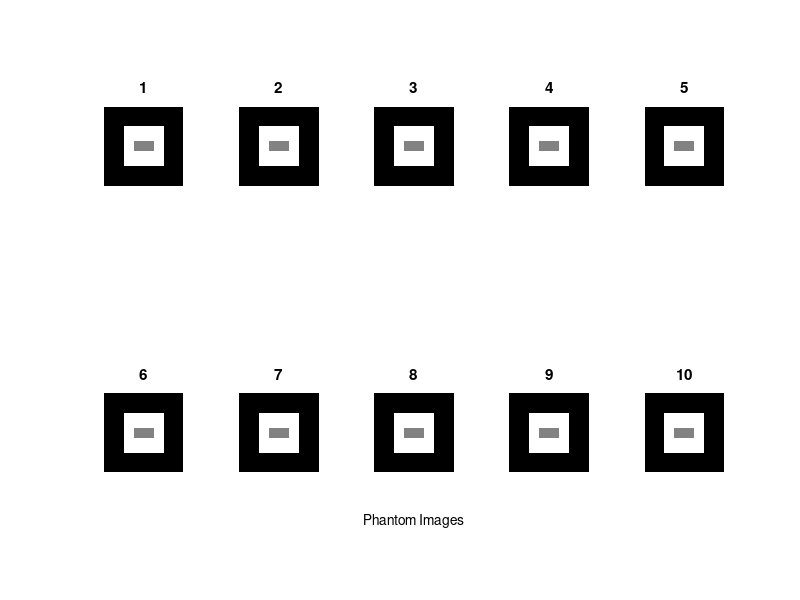

Reproduce this figure in MATLAB. (Note: this script raises an error after producing the figure.)
% L05_Exercise_03

% Wavelet transforms and reconstruction

warning off

% Wavelet settings
n = 4;          % Decomposition Level
w = 'db4';    % Daubechies wavelet
% w = 'Haar';     % Haar wavelet

% Image selection
Z = 19;

% Phantom images generation
phantom_image = zeros(256,256,10);

for i=1:10
    for x=65:192
        for y=65:192
            phantom_image(x,y,i) = 255;
        end
    end
end

for i=1:10
    for x=113:144
        for y=97:160
            phantom_image(x,y,i) = 128;
        end
    end
end

% WAVELET TRANSFORM AND RECONSTRUCTION ON PHANTOM IMAGES

% Display phantom images
figure
for i=1:10
    subplot(2,5,i), imshow(phantom_image(:,:,i),[0 255]);
    hT1 = title(num2str(i));
    if i==8,
        [HeightA,~,~] = size(phantom_image(:,:,i));
        T1Pos = round(get(hT1,'Position'));
        hT1_2 = text(T1Pos(1), T1Pos(2)+HeightA+200,'Phantom Images','HorizontalAlignment','center');
    end
end

% input('\nEnter to continue');

pause

map = gray;

% Calculate wavelets to nth (default 4th) level for phantom images
Coeffs = wavedec3(phantom_image, n, w);

% Multilevel reconstruction
A = cell(1,n);
D = cell(1,n);

for k = 1:n
    A{k} = waverec3(Coeffs,'a',k);   % Approximations (low-pass components)
    D{k} = waverec3(Coeffs,'d',k);   % Details (high-pass components)
end

% Check for perfect reconstruction
err = zeros(1,n);
for k = 1:n
    E = double(phantom_image)-A{k}-D{k};
    err(k) = max(abs(E(:)));
end

message = sprintf('Reconstruction errors');
message = char(message, sprintf(''));
for k=1:n
    message = char(message, sprintf('Level %d error: %.3e', k, err(k)));
end
hd = msgbox(cellstr(message), 'Reconstruction');

% Extract approximations and details for first image only
A_1 = zeros(256,256,n);
D_1 = zeros(256,256,n);
diff_images = zeros(256,256,n);

for i=1:n
    A_1(:,:,i) = A{i}(:,:,1);
    D_1(:,:,i) = abs(D{i}(:,:,1));
    diff_images(:,:,i) = phantom_image(:,:,1) - A_1(:,:,1);
end

D_1_maxs = (squeeze(max(max(D_1))))';

% input('\nEnter to continue');

pause

% Display approximations and details
figure
colormap(map)
for k = 1:n
    labstr = int2str(k) ;
    subplot(2,n,k);
    imshow(A_1(:,:,k), [0 255]);
    xlabel(['A' labstr]);
    subplot(2,n,k+n);
    imshow(abs(D_1(:,:,k)), [0 D_1_maxs(k)]);
    xlabel(['D' labstr]);
    if k==3,
        [HeightA,~,~] = size(phantom_image(:,:,i));
        T1Pos = round(get(hT1,'Position'));
        hT1_2 = text(T1Pos(1)-200, T1Pos(2)+HeightA+200,['Approximations and details at levels 1 to 4 (' w ' wavelet)'],'HorizontalAlignment','center');
    end
end

% input('\nEnter to continue');

pause

% Display differences between actual images 
% and approximations at different levels
figure
colormap(map)
for k=1:n
    labstr = int2str(k) ;
    subplot(1,n,k);
    imshow(diff_images(:,:,k), [-255 255]);
    xlabel(['A' labstr]);
    if k==3,
        [HeightA,~,~] = size(phantom_image(:,:,i));
        T1Pos = round(get(hT1,'Position'));
        hT1_2 = text(T1Pos(1)-200, T1Pos(2)+HeightA+200,['Difference between images and approximations for slice 19 (' w ' wavelet)'],'HorizontalAlignment','center');
    end
end

avg_error = (squeeze(sum(sum(abs(diff_images))))')/(256*256);
labstr = ['Approximation errors for ' w ' wavelet'];
message = sprintf(labstr);
message = char(message, sprintf(''));
for k=1:n
    message = char(message, sprintf('Level %d error: %.2f', k, avg_error(k)));
end
hd = msgbox(cellstr(message), 'Approximations');

% input('\nEnter to continue');

pause

% WAVELET TRANSFORM AND RECONSTRUCTION ON USER SELECTED IMAGES

% Read in MR image dataset
[filename,pathname] = uigetfile('Images\MR Series\*.*','Select All Image Files', 'MultiSelect','On');
filesin = [pathname,filename];

file1 = sprintf('%s%s',char(filesin(1)),char(filesin(2)));
info = dicominfo(file1);
dim = [double(info.Width), double(info.Height)];
dim(3) = size(filesin,2)-1;

image_data = zeros(dim(1),dim(2),dim(3));

for i=1:dim(3)
    filetoread = sprintf('%s%s',char(filesin(1)),char(filesin(i+1)));
    image_data(:,:,i)=double(dicomread(filetoread));
end

figure
for i=1:15
    subplot(3,5,i), imshow(image_data(:,:,(i-1)*3+1),[0 4000]);
    hT1 = title(num2str((i-1)*3+1));
    if i==13,
        [HeightA,~,~] = size(image_data(:,:,i));
        T1Pos = round(get(hT1,'Position'));
        hT1_2 = text(T1Pos(1), T1Pos(2)+HeightA+200,'Original Images','HorizontalAlignment','center');
    end
end

% input('\nEnter to continue');

pause

% Calculate wavelets to nth (default 4th) level for user images
Coeffs = wavedec3(image_data, n, w);

% Multilevel reconstruction
A = cell(1,n);
D = cell(1,n);

h = waitbar(0,'Wavelet reconstruction in process');
for k = 1:n
    A{k} = waverec3(Coeffs,'a',k);   % Approximations (low-pass components)
    D{k} = waverec3(Coeffs,'d',k);   % Details (high-pass components)
    waitbar(k/n);
end
close (h);

% Check for perfect reconstruction
err = zeros(1,n);
for k = 1:n
    E = double(image_data)-A{k}-D{k};
    err(k) = max(abs(E(:)));
end

message = sprintf('Reconstruction errors');
message = char(message, sprintf(''));
for k=1:n
    message = char(message, sprintf('Level %d error: %.3e', k, err(k)));
end
hd = msgbox(cellstr(message), 'Reconstruction');

% input('\nEnter to continue');

pause

% Extract approximations and details for Zth image only
A_1 = zeros(dim(1),dim(2),n);
D_1 = zeros(dim(1),dim(2),n);
diff_images = zeros(dim(1),dim(2),n);

for i=1:n
    A_1(:,:,i) = A{i}(:,:,Z);
    D_1(:,:,i) = abs(D{i}(:,:,Z));
    diff_images(:,:,i) = image_data(:,:,Z) - A{i}(:,:,Z);
end

D_1_maxs = (squeeze(max(max(D_1))))';

% Display approximations and details
figure
colormap(map)
for k = 1:n
    labstr = int2str(k);
    subplot(2,n,k);
    imshow(A_1(:,:,k), [0 4000]);
    xlabel(['A' labstr]);
    subplot(2,n,k+n);
    imshow(abs(D_1(:,:,k)), [0 D_1_maxs(k)]);
    xlabel(['D' labstr]);
    if k==3,
        [HeightA,~,~] = size(image_data(:,:,Z));
        T1Pos = round(get(hT1,'Position'));
        hT1_2 = text(T1Pos(1)-300, T1Pos(2)+HeightA+400,['Approximations and details at levels 1 to 4 for image ' num2str(Z) ' (' w ' wavelet)'],'HorizontalAlignment','center');
    end
end

% input('\nEnter to continue');

pause

% Display differences between actual images 
% and approximations at different levels (Zth image only)
figure
colormap(map)
for k=1:n
    labstr = int2str(k) ;
    subplot(1,n,k);
    imshow(diff_images(:,:,k), [-255 255]);
    xlabel(['A' labstr]);
    if k==3,
        [HeightA,~,~] = size(phantom_image(:,:,i));
        T1Pos = round(get(hT1,'Position'));
        hT1_2 = text(T1Pos(1)-300, T1Pos(2)+HeightA+700,['Difference between images and approximations for image ' num2str(Z) ' (' w ' wavelet)'],'HorizontalAlignment','center');
    end
end

avg_error = (squeeze(sum(sum(abs(diff_images))))')/(dim(1)*dim(2));
labstr = ['Approximation errors for ' w ' wavelet'];
message = sprintf(labstr);
message = char(message, sprintf(''));
for k=1:n
    message = char(message, sprintf('Level %d error: %.2f', k, avg_error(k)));
end
hd = msgbox(cellstr(message), 'Approximations');

% input('\nEnter to finish');

pause

clear all
close all

clc